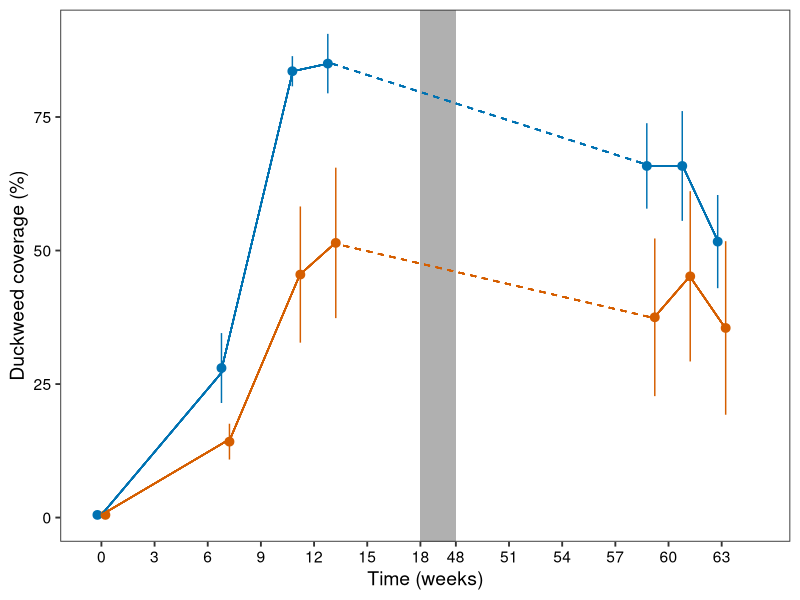
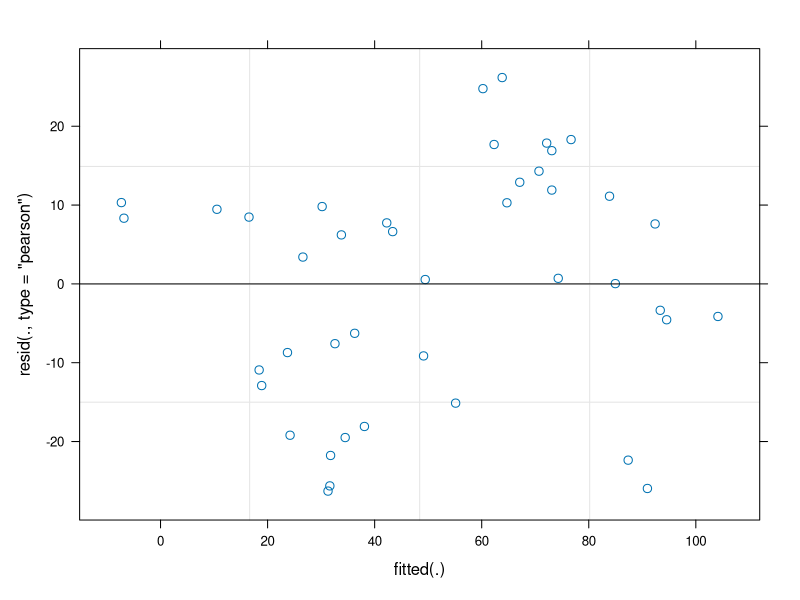
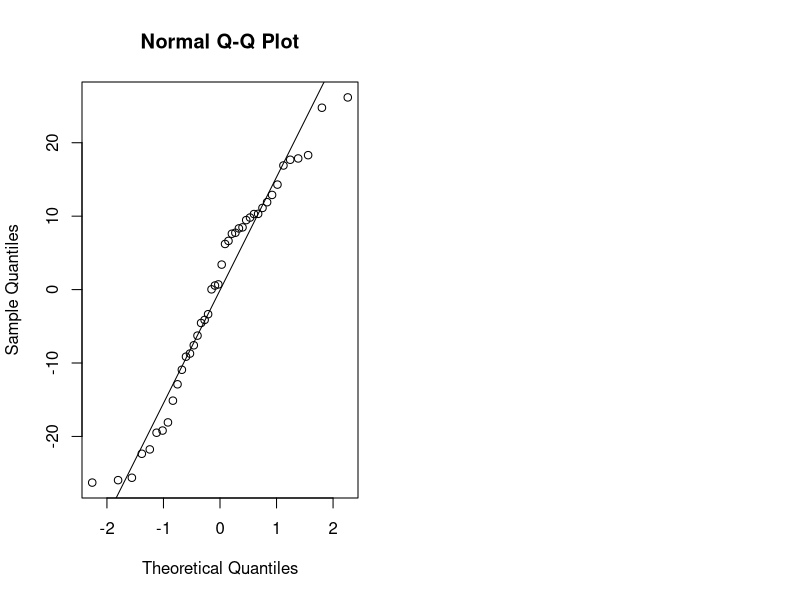
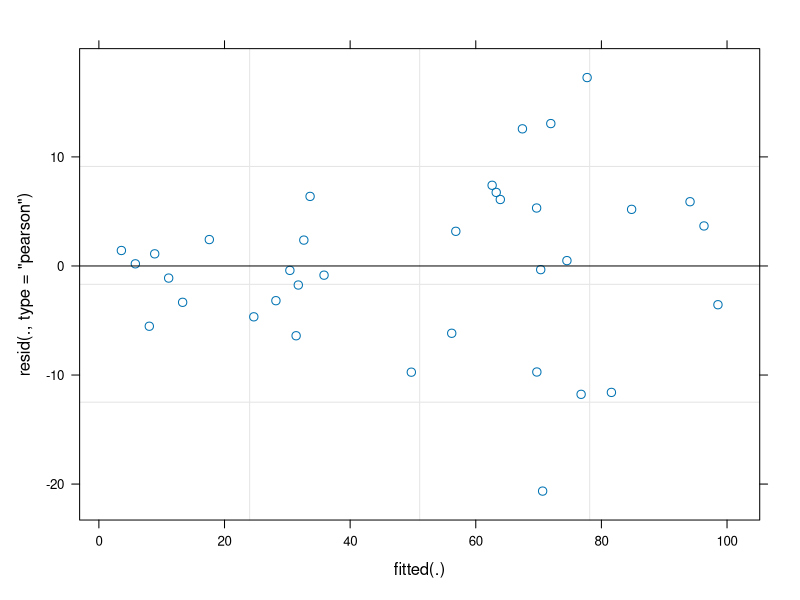
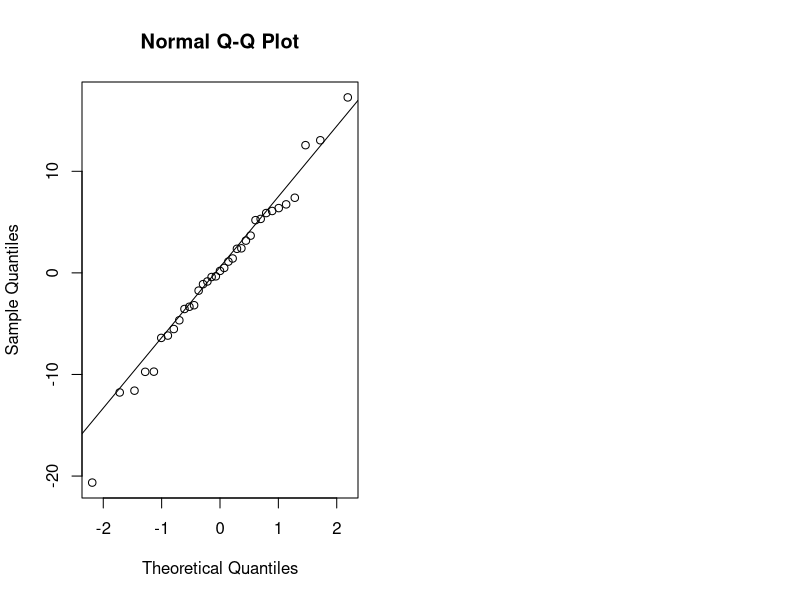

These charts were generated, in order, by the following R code: (Note: this script raises an error after producing the figures.)
## ---- chunk 1
library(dplyr)
library(ggplot2)
library(lme4)
library(car)
library(plotrix)
library(emmeans)
## ---- chunk 2
df <- read.table("duckweedcoverage.txt", sep = "\t", header = TRUE)

mdata.plot <- df %>%
  group_by(year, timepoint, treatment) %>%
  summarise(
    coverage_av = mean(surface_coverage),
    coverage_se = std.error(surface_coverage),
    .groups = 'drop'
  )

## ---- chunk 3
transform_x <- function(x) {
  ifelse(x < 18, x, 
         ifelse(x >= 18 & x <= 48, 18 + (x - 18) / 15, 
                18 + (48 - 18) / 15 + (x - 48) * 1))
}                          
## ---- chunk 4
# Precompute fixed values
control_start_coverage <- mdata.plot$coverage_av[mdata.plot$treatment == "Control" & mdata.plot$timepoint == 0]
control_end_coverage <- mdata.plot$coverage_av[mdata.plot$treatment == "Control" & mdata.plot$timepoint == 7]
herbivory_start_coverage <- mdata.plot$coverage_av[mdata.plot$treatment == "Herbivory" & mdata.plot$timepoint == 0]
herbivory_end_coverage <- mdata.plot$coverage_av[mdata.plot$treatment == "Herbivory" & mdata.plot$timepoint == 7]

px2A <- ggplot(mdata.plot, aes(x = transform_x(timepoint), y = coverage_av, color = treatment)) +
  theme_bw(base_size = 14) +
  geom_pointrange(aes(ymin = coverage_av - coverage_se, ymax = coverage_av + coverage_se), position = position_dodge(0.9)) +
  theme(axis.title.x = element_text(color = "black"),
        axis.text.x = element_text(color = "black"),
        axis.text.y = element_text(color = "black"),
        axis.title.y = element_text(color = "black"),
        panel.grid = element_blank(),
        legend.position = "none",
        plot.title = element_text(hjust = 0.5)) +
  scale_color_manual(name = "Legend", values = c("#0072B2", "#D55E00"),
                     labels = c("Control", "Herbivory"),
                     breaks = c("Control", "Herbivory")) +
  scale_x_continuous(
    breaks = transform_x(c(0, 3, 6, 9, 12, 15, 18, 48, 51, 54, 57, 60, 63)),
    labels = c("0", "3", "6", "9", "12", "15", "18", "48", "51", "54", "57", "60", "63")
  ) +
  expand_limits(x = c(0, transform_x(65)), y = 0) +
  geom_rect(aes(xmin = transform_x(18), xmax = transform_x(48), ymin = -Inf, ymax = Inf),
            fill = "#B0B0B0", color = "transparent", inherit.aes = FALSE) +
  geom_segment(aes(x = transform_x(0), xend = transform_x(7),
                   y = control_start_coverage,
                   yend = control_end_coverage),
               color = "#0072B2") +
  geom_segment(aes(x = transform_x(0), xend = transform_x(7),
                   y = herbivory_start_coverage,
                   yend = herbivory_end_coverage),
               color = "#D55E00") +
  geom_segment(data = mdata.plot,
               aes(x = transform_x(7) - 0.2, xend = transform_x(11) - 0.2,
                   y = coverage_av[treatment == "Control" & timepoint == 7],
                   yend = coverage_av[treatment == "Control" & timepoint == 11]),
               color = "#0072B2") +
  geom_segment(data = mdata.plot,
               aes(x = transform_x(11) - 0.2, xend = transform_x(13) - 0.2,
                   y = coverage_av[treatment == "Control" & timepoint == 11],
                   yend = coverage_av[treatment == "Control" & timepoint == 13]),
               color = "#0072B2") +
  geom_segment(data = mdata.plot,
               aes(x = transform_x(7) + 0.2, xend = transform_x(11) + 0.2,
                   y = coverage_av[treatment == "Herbivory" & timepoint == 7],
                   yend = coverage_av[treatment == "Herbivory" & timepoint == 11]),
               color = "#D55E00") +
  geom_segment(data = mdata.plot,
               aes(x = transform_x(11) + 0.2, xend = transform_x(13) + 0.2,
                   y = coverage_av[treatment == "Herbivory" & timepoint == 11],
                   yend = coverage_av[treatment == "Herbivory" & timepoint == 13]),
               color = "#D55E00") +
  geom_segment(aes(x = transform_x(13), xend = transform_x(59),
                   y = coverage_av[mdata.plot$treatment == "Control" & mdata.plot$timepoint == 13],
                   yend = coverage_av[mdata.plot$treatment == "Control" & mdata.plot$timepoint == 59]),
               color = "#0072B2", linetype = "dashed") +
  geom_segment(aes(x = transform_x(13), xend = transform_x(59),
                   y = coverage_av[mdata.plot$treatment == "Herbivory" & mdata.plot$timepoint == 13],
                   yend = coverage_av[mdata.plot$treatment == "Herbivory" & mdata.plot$timepoint == 59]),
               color = "#D55E00", linetype = "dashed") +
  geom_segment(data = mdata.plot,
               aes(x = transform_x(59) - 0.2, xend = transform_x(61) - 0.2,
                   y = coverage_av[treatment == "Control" & timepoint == 59],
                   yend = coverage_av[treatment == "Control" & timepoint == 61]),
               color = "#0072B2") +
  geom_segment(data = mdata.plot,
               aes(x = transform_x(61) - 0.2, xend = transform_x(63) - 0.2,
                   y = coverage_av[treatment == "Control" & timepoint == 61],
                   yend = coverage_av[treatment == "Control" & timepoint == 63]),
               color = "#0072B2") +
  geom_segment(data = mdata.plot,
               aes(x = transform_x(59) + 0.2, xend = transform_x(61) + 0.2,
                   y = coverage_av[treatment == "Herbivory" & timepoint == 59],
                   yend = coverage_av[treatment == "Herbivory" & timepoint == 61]),
               color = "#D55E00") +
  geom_segment(data = mdata.plot,
               aes(x = transform_x(61) + 0.2, xend = transform_x(63) + 0.2,
                   y = coverage_av[treatment == "Herbivory" & timepoint == 61],
                   yend = coverage_av[treatment == "Herbivory" & timepoint == 63]),
               color = "#D55E00") +
  labs(x = "Time (weeks)", y = "Duckweed coverage (%)")

px2A
## ---- chunk 5
df1 <- df %>%
  filter(timepoint %in% c(7, 11, 13))

df1$timepoint_c <- scale(df1$timepoint, center = TRUE, scale = FALSE)


model <- lmer(surface_coverage ~ treatment * timepoint_c +(1|pond), data = df1)
Anova(model, test = "F")
summary(model)
par(mfrow = c(1, 2))
plot(model)                   
qqnorm(resid(model))           
qqline(resid(model))
par(mfrow = c(1, 1))
## ---- chunk 6
df2 <- df %>%
  filter(timepoint %in% c(59, 61, 63))

df2$timepoint_c <- scale(df2$timepoint, center = TRUE, scale = FALSE)


model <- lmer(surface_coverage ~ treatment * timepoint_c + (1|pond), data = df2)
Anova(model, test = "F")
pairs(emmeans(model, ~ treatment | timepoint_c))
summary(model)
par(mfrow = c(1, 2))
plot(model)                   
qqnorm(resid(model))           
qqline(resid(model))
par(mfrow = c(1, 1))
## ---- chunk 7

df3 <- df %>%
  filter(year == 2024, treatment == "Herbivory")

model <- lmer(surface_coverage ~ snail + (1|pond) + (1|timepoint), data = df3)
Anova(model, test = "F")
